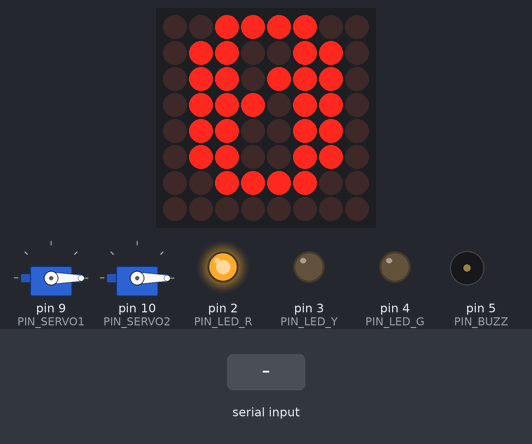
Simulated run of this sketch. Board: Arduino Uno, built with avr-gcc and run on an emulated ATmega328P. Shown: 2 × servo, 8×8 LED matrix, output pins drawn as LEDs (lit = HIGH), buzzer (waves = sounding, pin HIGH). Inputs (shaded band) come from the test bench.

Above: at 1.2 s.
1.3 s: "E90\n" received over Serial
At 2.3 s:
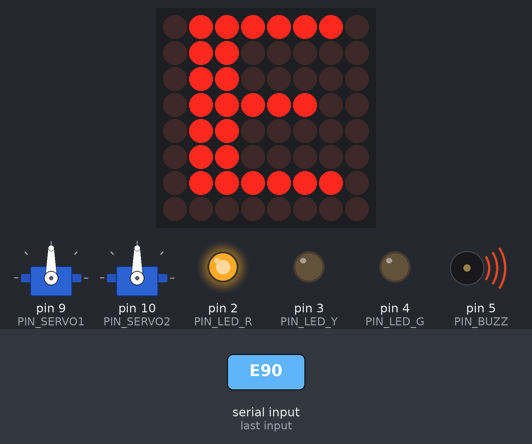
2.8 s: "G90\n" received over Serial
At 3.4 s:
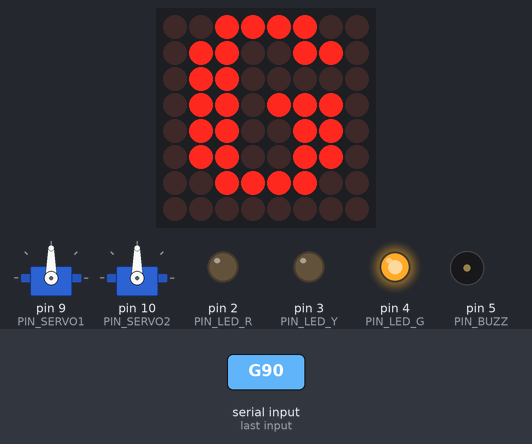
4.3 s: "Y90\n" received over Serial
At 4.6 s:
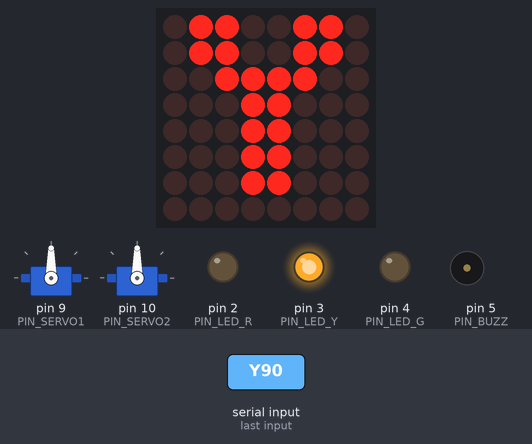
5.8 s: "R,45\n" received over Serial
At 7.0 s:
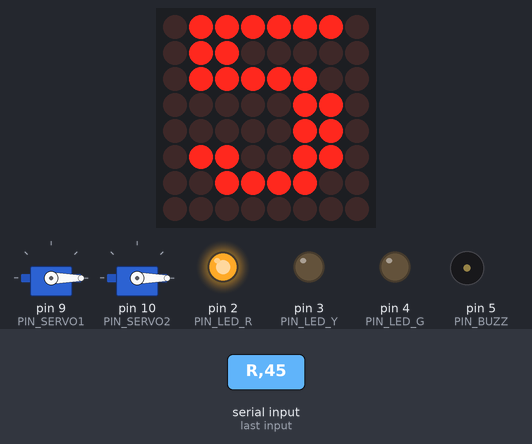
7.3 s: "R90\n" received over Serial
At 8.1 s:
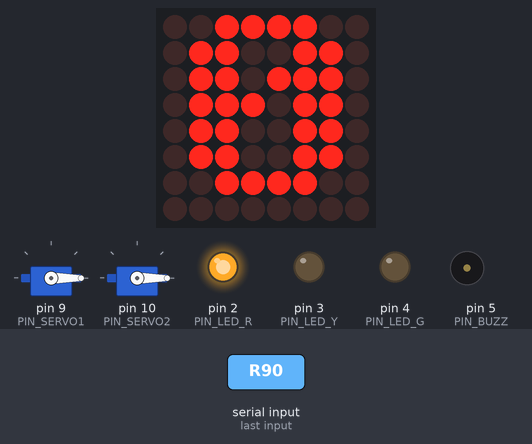
8.8 s: "E,45\n" received over Serial
At 9.2 s:
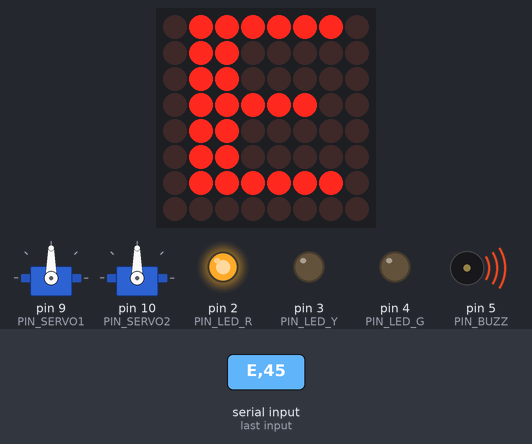
Timing chart, 0 to 11.3 s (numbered marks = the images above; inputs shaded):
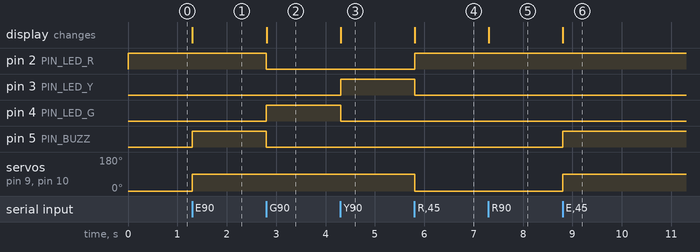

The sketch:

CODE.ino
```cpp
#include <Servo.h>
#include <LedControl.h>

// ----------- Pins -----------
const int PIN_LED_R = 2;
const int PIN_LED_Y = 3;
const int PIN_LED_G = 4;
const int PIN_BUZZ  = 5;

const int PIN_SERVO1 = 9;
const int PIN_SERVO2 = 10;

// MAX7219 (DIN, CLK, CS)
LedControl lc = LedControl(11, 13, 7, 1);

Servo gate1, gate2;

// Adjust angles if needed
const int OPEN_ANGLE  = 0;
const int CLOSE_ANGLE = 90;

// ----------- 8x8 Patterns -----------
byte DIGITS[10][8] = {
  {B00111100,B01100110,B01101110,B01110110,B01100110,B01100110,B00111100,B00000000}, //0
  {B00011000,B00111000,B00011000,B00011000,B00011000,B00011000,B00111100,B00000000}, //1
  {B00111100,B01100110,B00000110,B00001100,B00110000,B01100000,B01111110,B00000000}, //2
  {B00111100,B01100110,B00000110,B00011100,B00000110,B01100110,B00111100,B00000000}, //3
  {B00001100,B00011100,B00101100,B01001100,B01111110,B00001100,B00001100,B00000000}, //4
  {B01111110,B01100000,B01111100,B00000110,B00000110,B01100110,B00111100,B00000000}, //5
  {B00111100,B01100110,B01100000,B01111100,B01100110,B01100110,B00111100,B00000000}, //6
  {B01111110,B00000110,B00001100,B00011000,B00110000,B00110000,B00110000,B00000000}, //7
  {B00111100,B01100110,B01100110,B00111100,B01100110,B01100110,B00111100,B00000000}, //8
  {B00111100,B01100110,B01100110,B00111110,B00000110,B01100110,B00111100,B00000000}  //9
};

byte CHAR_E[8] = {B01111110,B01100000,B01100000,B01111100,B01100000,B01100000,B01111110,B00000000};
byte CHAR_G[8] = {B00111100,B01100110,B01100000,B01101110,B01100110,B01100110,B00111100,B00000000};
byte CHAR_Y[8] = {B01100110,B01100110,B00111100,B00011000,B00011000,B00011000,B00011000,B00000000};

void showPattern(const byte p[8]) {
  for (int row = 0; row < 8; row++) lc.setRow(0, row, p[row]);
}

void showDigit(int d) {
  if (d < 0) d = 0;
  if (d > 9) d = 9;
  showPattern(DIGITS[d]);
}

void setLights(bool r, bool y, bool g) {
  digitalWrite(PIN_LED_R, r ? HIGH : LOW);
  digitalWrite(PIN_LED_Y, y ? HIGH : LOW);
  digitalWrite(PIN_LED_G, g ? HIGH : LOW);
}

void gateOpen() {
  gate1.write(OPEN_ANGLE);
  gate2.write(OPEN_ANGLE);
}

void gateClose() {
  gate1.write(CLOSE_ANGLE);
  gate2.write(CLOSE_ANGLE);
}

String line = "";

void setup() {
  pinMode(PIN_LED_R, OUTPUT);
  pinMode(PIN_LED_Y, OUTPUT);
  pinMode(PIN_LED_G, OUTPUT);
  pinMode(PIN_BUZZ, OUTPUT);

  gate1.attach(PIN_SERVO1);
  gate2.attach(PIN_SERVO2);

  Serial.begin(9600);

  lc.shutdown(0, false);
  lc.setIntensity(0, 8);
  lc.clearDisplay(0);

  // default safe state
  setLights(true, false, false);
  gateOpen();
  digitalWrite(PIN_BUZZ, LOW);
  showDigit(0);
}

void applyMode(char mode, int t) {
  if (mode == 'R') {                 // RED countdown
    setLights(true, false, false);
    gateOpen();                      // pedestrians can cross
    digitalWrite(PIN_BUZZ, LOW);
    showDigit(t % 10);
  }
  else if (mode == 'E') {            // EXTEND
    setLights(true, false, false);
    gateClose();                     // prevent new entry
    digitalWrite(PIN_BUZZ, HIGH);
    showPattern(CHAR_E);
  }
  else if (mode == 'G') {            // GREEN
    setLights(false, false, true);
    gateClose();                     // vehicles moving
    digitalWrite(PIN_BUZZ, LOW);
    showPattern(CHAR_G);
  }
  else if (mode == 'Y') {            // YELLOW
    setLights(false, true, false);
    gateClose();
    digitalWrite(PIN_BUZZ, LOW);
    showPattern(CHAR_Y);
  }
}

void loop() {
  while (Serial.available()) {
    char c = Serial.read();
    if (c == '\n') {
      // Expect format: X,T  (example: R,7)
      char mode = line.length() ? line.charAt(0) : 'R';
      int comma = line.indexOf(',');
      int t = 0;
      if (comma > 0) t = line.substring(comma + 1).toInt();

      applyMode(mode, t);
      line = "";
    } else if (c != '\r') {
      line += c;
      if (line.length() > 32) line = "";
    }
  }
}
```

Measured:
- after the input at 1.3 s, pin 5 (PIN_BUZZ): LOW → HIGH at once; servo on pin 9 (PIN_SERVO1), servo on pin 10 (PIN_SERVO2): 0° → 90° at once; the display: changes at once (image 1)
- after the input at 2.8 s, pin 2 (PIN_LED_R), pin 5 (PIN_BUZZ): HIGH → LOW at once; pin 4 (PIN_LED_G): LOW → HIGH at once; the display: changes at once (image 2)
- after the input at 4.3 s, pin 3 (PIN_LED_Y): LOW → HIGH at once; pin 4 (PIN_LED_G): HIGH → LOW at once; the display: changes at once (image 3)
- after the input at 5.8 s, pin 2 (PIN_LED_R): LOW → HIGH at once; pin 3 (PIN_LED_Y): HIGH → LOW at once; servo on pin 9 (PIN_SERVO1), servo on pin 10 (PIN_SERVO2): 90° → 0° at once; the display: changes at once (image 4)
- after the input at 7.3 s, the display: changes at once (image 5)
- after the input at 8.8 s, pin 5 (PIN_BUZZ): LOW → HIGH at once; servo on pin 9 (PIN_SERVO1), servo on pin 10 (PIN_SERVO2): 0° → 90° at once; the display: changes at once (image 6)
